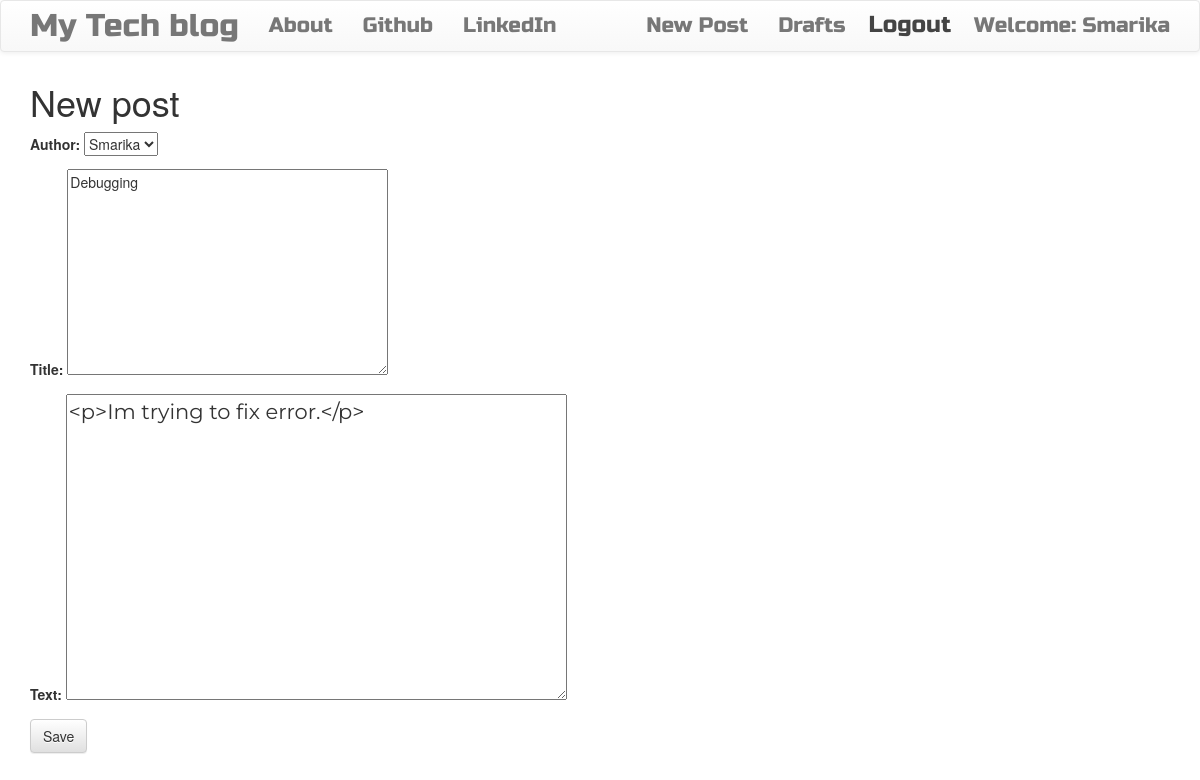
Screenshot of /post/2/edit/ (signed in) with the database file from the repository.
### blog/models.py (models this page shows, shortened)
class Post(models.Model):
    author = models.ForeignKey('auth.User',on_delete=models.CASCADE)
    title = models.CharField(max_length=200)
    text = models.TextField()
    created_date = models.DateTimeField(default=timezone.now())
    published_date = models.DateTimeField(blank=True, null=True)

### blog/views.py (the view)
# urls.py: path('post/<int:pk>/edit/', views.PostUpdateView.as_view(), name='post_edit'),  # URL for editing a post
class PostUpdateView(LoginRequiredMixin,UpdateView):
    login_url = '/login/'
    redirect_field_name = 'blog/post_detail.html'
    form_class = PostForm
    model = Post

### blog/forms.py
class PostForm(forms.ModelForm): # Form for creating and editing posts
    class Meta:
        model = Post
        fields = ('author','title', 'text')
        widgets = {
            'title': forms.Textarea(attrs={'class':'textinputclass'}),
            'text': forms.Textarea(attrs={'class':'editable medium-editor-textarea postcontent'}),
        }

### blog/templates/blog/post_form.html (shortened to what this page needs)
{% extends 'blog/base.html' %} {% block content %}
<h1>New post</h1>
<form method="POST" class="post-form">
  {% csrf_token %} {{form.as_p}}
  <button type="submit" class="save btn btn-default">Save</button>
</form>
{% endblock %}

### blog/templates/blog/base.html (shortened to what this page needs)
<!DOCTYPE html>
{% load static %}
<html>
    <head>
        <link rel="stylesheet" href="https://maxcdn.bootstrapcdn.com/bootstrap/3.3.7/css/bootstrap.min.css">
        <link rel="stylesheet" href="https://maxcdn.bootstrapcdn.com/bootstrap/3.3.7/css/bootstrap-theme.min.css">
        <link rel="stylesheet" href="//cdn.jsdelivr.net/medium-editor/latest/css/medium-editor.min.css" type="text/css" media="screen" charset="utf-8">
        <link rel="stylesheet" href="{% static 'css/blog.css' %}">
<body class='loader'>
  <nav class="navbar navbar-default techfont custom-navbar">
    <div class="container">
      <ul class="nav navbar-nav">
        <li><a class='navbar-brand bigbrand' href="{% url 'post_list' %}">My Tech blog</a></li>
        <li><a href="{% url 'about'%}">About</a></li>
        <li><a href="https://www.github.com">Github</a></li>
        <li><a href="https://www.linkedin.com">LinkedIn</a></li>
      </ul>
      <ul class="nav navbar-nav navbar-right">
        {% if user.is_authenticated %}
        <li>
          <a href="{% url 'post_new' %}" >New Post</a>
        </li>
        <li>
          <a href="{% url 'post_draft_list' %}">Drafts</a>
        </li>
        <li>
        <form method="POST" action="{% url 'logout' %}">
          <button type="submit">Logout</button>
      </form>
    </li>
        <li>
          <a >Welcome: {{ user.username }}</a>
        </li>
          {% else %}
          <li><a class='nav navbar-right' href="{% url 'login' %}" ><span class="glyphicon glyphicon-user"></span></a></li>
        {% endif %}
      </ul>
  </div>
</nav>
        <div class="content container">
            <div class="row">
                <div class="col-md-8">
                  <div class="blog_posts">
                    {% block content %}
                    {% endblock %}
                  </div>
                </div>
            </div>
        </div>
</body>
</html>

### blog/static/css/blog.css (style rules this page uses)
.techfont { font-family: 'Russo One', sans-serif; font-size: 1.5em; margin-bottom: 10px; }
.navbar-nav.navbar-right li form { display: inline-block; margin-top: 3px; }
.navbar-nav.navbar-right li form button { padding: 8px 8px; line-height: 1.1; background: transparent; border: none; color: rgb(68, 68, 68); font-size: 1.1em; }
.postcontent { font-family: 'Montserrat'; font-size: 1.5em; }
.bigbrand { font-size: 1.5em; }
.loader { filter:hue-rotate(0deg); color: linear-gradient(45deg,#0f8,#08f); animation:hue 5000ms infinite linear; }

### rows the page displays
Post: author "Smarika", title "Debugging", text "<p>Im trying to fix error.</p>"

### other values shown
{{ user.username }} "Smarika"
